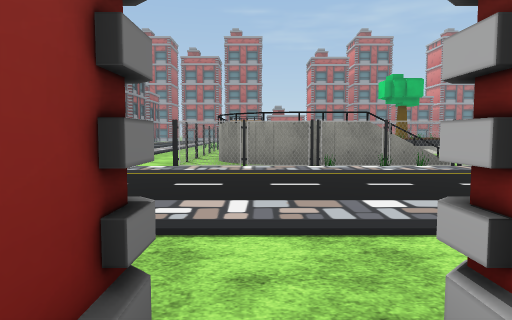
view 1 (above)

24 first-person views from a walk through a scene from a Unity 3-D project. The camera is 1.4 m above the floor, tilts 4° down and sees 70° across. The floor is counted in squares, 2 m on a side. Each view is taken from the middle of a square. On the plan, view 1 faces up. The plan holds only what a view shows up to about 11 squares ahead; the rest is blank. The place goes on beyond the plan. Flat ground stands in for the terrain. The player character is not drawn. Some animated figures are not drawn. Some surface patterns are stand-ins.

view 2
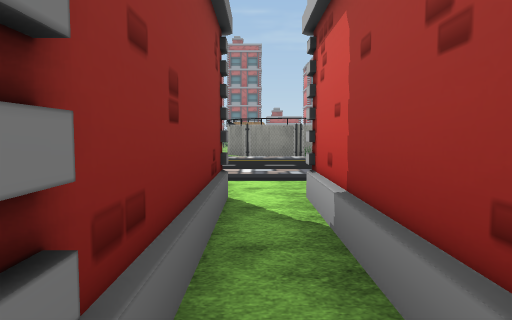

view 3
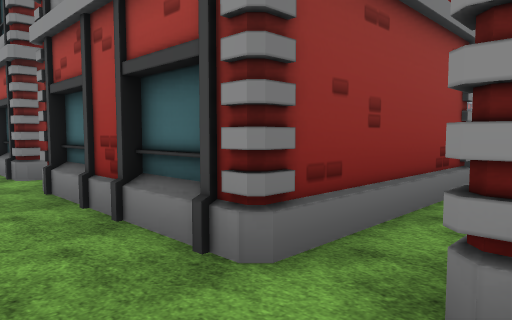

view 4
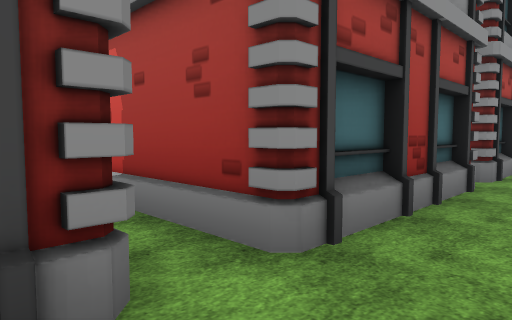

view 5
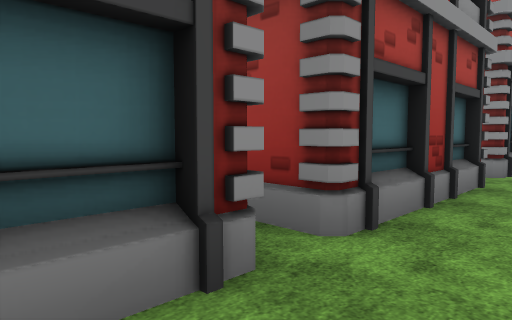

view 6
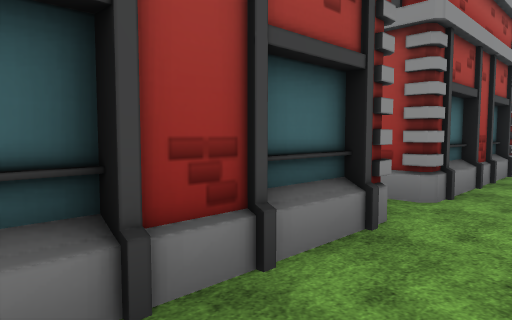

view 7
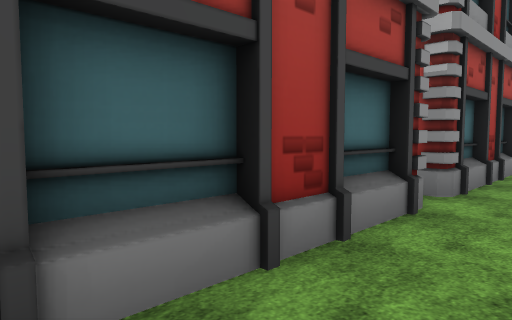

view 8
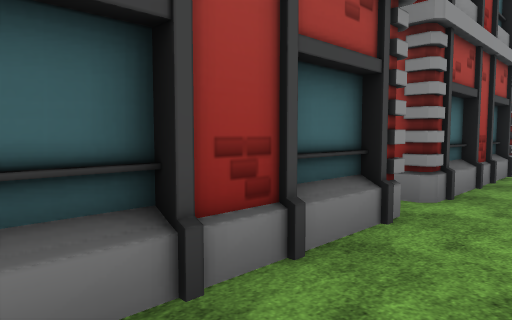

view 9
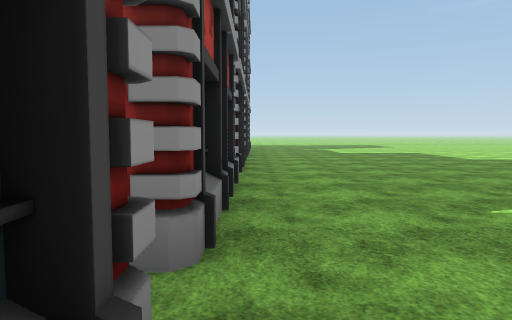

view 10
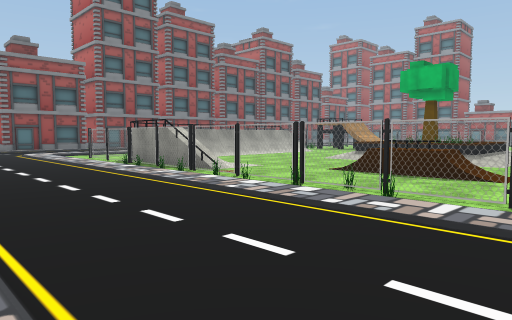

view 11
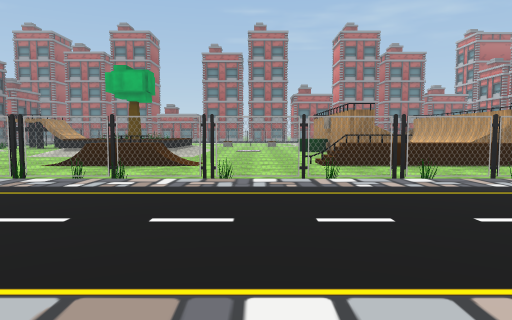

view 12
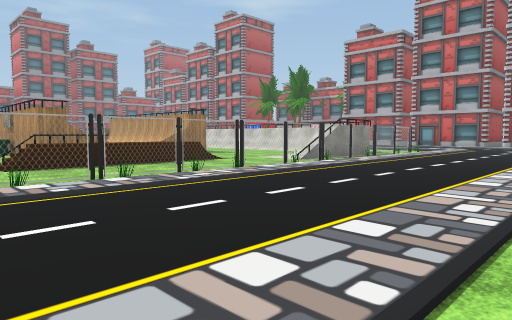

view 13
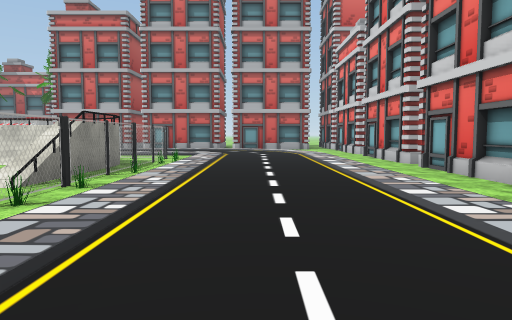

view 14
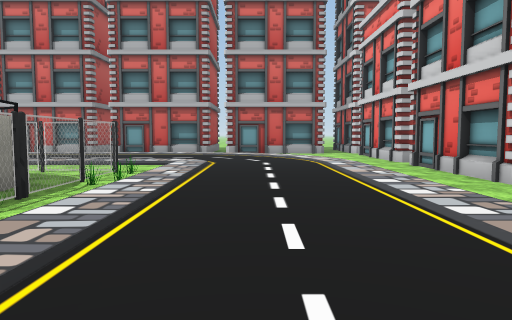

view 15
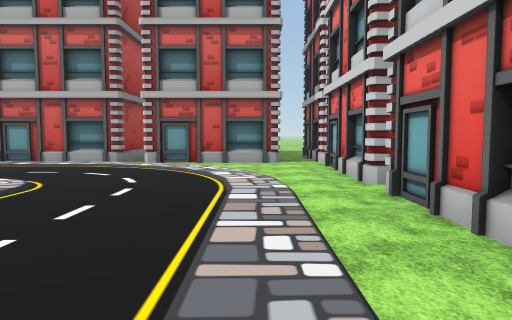

view 16
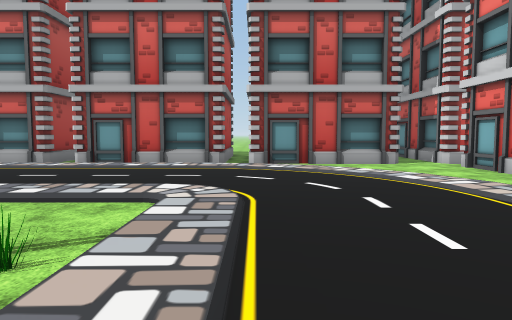

view 17
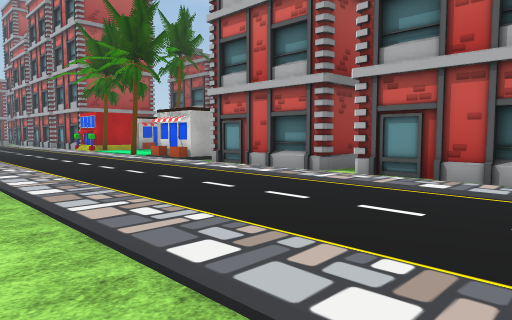

view 18
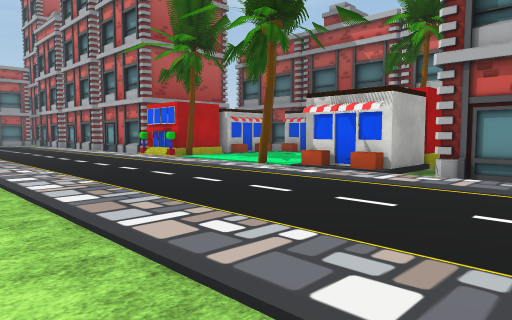

view 19
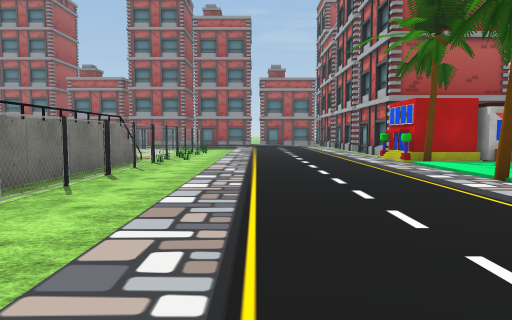

view 20
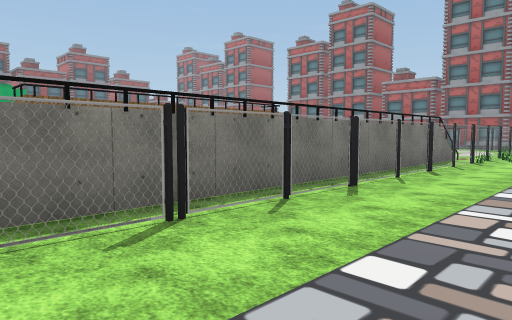

view 21
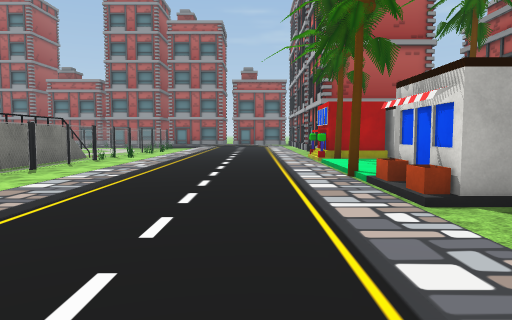

view 22
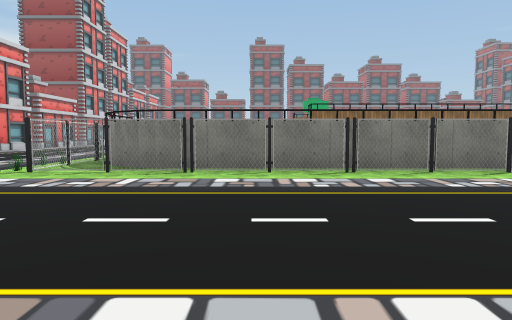

view 23
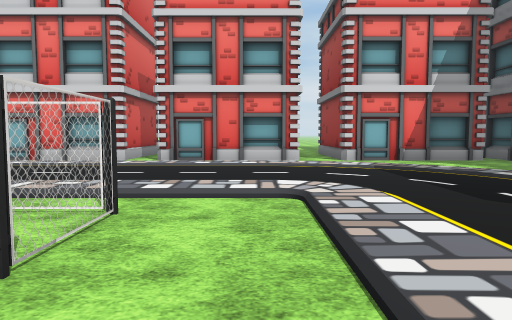

view 24
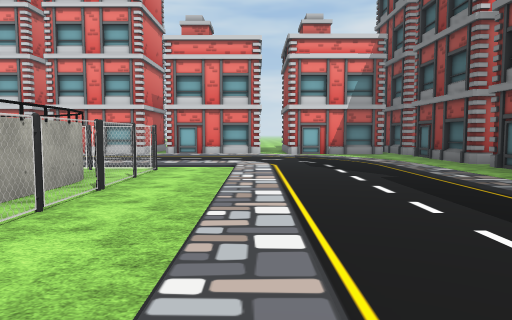

### Floor plan
Key: @ floor where view 1 was taken; # wall or solid block; . main floor; : floor 0.25 m higher than the main floor; / step, stairs or slope; = window, fence, low wall or low ledge; ^ raised ledge; T palm tree; O other object.
Columns run from 9 left of view 1 to 35 right of it. Each row starts with its distance up from view 1.
 24                                   OO/...:OO
 23                                   O./...:OOOO
 22                                  #=./...:T OO
 21                                  #=./...:/ O
 20                                  #=./...:/OO
 19                                  #=./...:TO
 18                                  #=./...::
 17                                  #=./...:OOOO
 16      :           ^.              #=./...:OOOO
 15     .:           ^.    #         #=./...:.#
 14    ..:..        ^^.    ##        #=./...:.#
 13    ..:..     ..   .....          #=./...:.#
 12   ...:..=    ...  .....         .#=./...:.##
 11  /...:..=   .... OO...#===      .#=./...:..
 10  /...:..=#  ....OOO.......=.     #=./...:.#
  9 ./...:..=####:...............#####=./...:.#
  8 ./...:..=========O===O=OO==O=======./...:.#
  7 ./...://///OO.O.OOO.O....O..O.O.OOO//...:.#
  6 ./:...................................../.#
  5 ../....................................:/.#
  4  ./:..................................:/..#
  3 ...//:::::::     :::::::::::::::::::://...#
  2 ....    ...         ....   .................
  1 ####.####.####               ###.########.##
  0    #.   #@#
 -1    #    #.#
 -2   ##.####.#############.######## ####
 -3   ....................................
 -4        ................ ..............

Where each view was taken, in squares from view 1:
view 1: 0 up, 0 right, facing up
view 2: 3 down, 0 right, facing up
view 3: 4 down, 1 right, facing up-left
view 4: 4 down, 1 left, facing up-right
view 5: 4 down, 3 right, facing up-right
view 6: 4 down, 6 right, facing up-right
view 7: 4 down, 10 right, facing up-right
view 8: 4 down, 15 right, facing up-right
view 9: 3 down, 17 right, facing right
view 10: 3 up, 11 right, facing up-left
view 11: 2 up, 11 right, facing up
view 12: 2 up, 11 right, facing up-right
view 13: 5 up, 14 right, facing right
view 14: 5 up, 18 right, facing right
view 15: 3 up, 22 right, facing right
view 16: 6 up, 23 right, facing right
view 17: 7 up, 26 right, facing up-right
view 18: 13 up, 26 right, facing up-right
view 19: 13 up, 28 right, facing up
view 20: 12 up, 28 right, facing up-left
view 21: 12 up, 30 right, facing up
view 22: 12 up, 32 right, facing left
view 23: 11 up, 3 left, facing down
view 24: 16 up, 4 left, facing down
